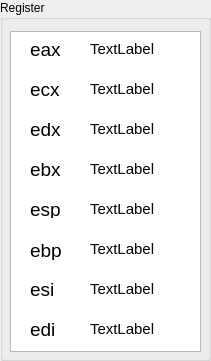
   <widget class="QGroupBox" name="Box_Reg">
    <property name="geometry">
     <rect>
      <x>990</x>
      <y>10</y>
      <width>211</width>
      <height>361</height>
     </rect>
    </property>
    <property name="contextMenuPolicy">
     <enum>Qt::NoContextMenu</enum>
    </property>
    <property name="title">
     <string>Register</string>
    </property>
    <widget class="QTableView" name="Ta_Reg">
     <property name="geometry">
      <rect>
       <x>10</x>
       <y>31</y>
       <width>191</width>
       <height>321</height>
      </rect>
     </property>
     <property name="font">
      <font>
       <pointsize>14</pointsize>
      </font>
     </property>
     <property name="autoScrollMargin">
      <number>16</number>
     </property>
    </widget>
    <widget class="QLabel" name="La_eax">
     <property name="geometry">
      <rect>
       <x>30</x>
       <y>40</y>
       <width>51</width>
       <height>18</height>
      </rect>
     </property>
     <property name="font">
      <font>
       <pointsize>14</pointsize>
      </font>
     </property>
     <property name="text">
      <string>eax</string>
     </property>
    </widget>
    <widget class="QLabel" name="La_ecx">
     <property name="geometry">
      <rect>
       <x>30</x>
       <y>80</y>
       <width>51</width>
       <height>18</height>
      </rect>
     </property>
     <property name="font">
      <font>
       <pointsize>14</pointsize>
      </font>
     </property>
     <property name="text">
      <string>ecx</string>
     </property>
    </widget>
    <widget class="QLabel" name="La_edx">
     <property name="geometry">
      <rect>
       <x>30</x>
       <y>120</y>
       <width>51</width>
       <height>18</height>
      </rect>
     </property>
     <property name="font">
      <font>
       <pointsize>14</pointsize>
      </font>
     </property>
     <property name="text">
      <string>edx</string>
     </property>
    </widget>
    <widget class="QLabel" name="La_ebx">
     <property name="geometry">
      <rect>
       <x>30</x>
       <y>160</y>
       <width>51</width>
       <height>18</height>
      </rect>
     </property>
     <property name="font">
      <font>
       <pointsize>14</pointsize>
      </font>
     </property>
     <property name="text">
      <string>ebx</string>
     </property>
    </widget>
    <widget class="QLabel" name="La_esi">
     <property name="geometry">
      <rect>
       <x>30</x>
       <y>280</y>
       <width>51</width>
       <height>18</height>
      </rect>
     </property>
     <property name="font">
      <font>
       <pointsize>14</pointsize>
      </font>
     </property>
     <property name="text">
      <string>esi</string>
     </property>
    </widget>
    <widget class="QLabel" name="La_esp">
     <property name="geometry">
      <rect>
       <x>30</x>
       <y>200</y>
       <width>51</width>
       <height>18</height>
      </rect>
     </property>
     <property name="font">
      <font>
       <pointsize>14</pointsize>
      </font>
     </property>
     <property name="text">
      <string>esp</string>
     </property>
    </widget>
    <widget class="QLabel" name="La_edi">
     <property name="geometry">
      <rect>
       <x>30</x>
       <y>320</y>
       <width>51</width>
       <height>18</height>
      </rect>
     </property>
     <property name="font">
      <font>
       <pointsize>14</pointsize>
      </font>
     </property>
     <property name="text">
      <string>edi</string>
     </property>
    </widget>
    <widget class="QLabel" name="La_ebp">
     <property name="geometry">
      <rect>
       <x>30</x>
       <y>240</y>
       <width>51</width>
       <height>20</height>
      </rect>
     </property>
     <property name="font">
      <font>
       <pointsize>14</pointsize>
      </font>
     </property>
     <property name="text">
      <string>ebp</string>
     </property>
    </widget>
    <widget class="QLabel" name="La_REAX">
     <property name="geometry">
      <rect>
       <x>90</x>
       <y>40</y>
       <width>111</width>
       <height>18</height>
      </rect>
     </property>
     <property name="font">
      <font>
       <pointsize>11</pointsize>
      </font>
     </property>
     <property name="text">
      <string>TextLabel</string>
     </property>
    </widget>
    <widget class="QLabel" name="La_RECX">
     <property name="geometry">
      <rect>
       <x>90</x>
       <y>80</y>
       <width>111</width>
       <height>18</height>
      </rect>
     </property>
     <property name="font">
      <font>
       <pointsize>11</pointsize>
      </font>
     </property>
     <property name="text">
      <string>TextLabel</string>
     </property>
    </widget>
    <widget class="QLabel" name="La_REDX">
     <property name="geometry">
      <rect>
       <x>90</x>
       <y>120</y>
       <width>111</width>
       <height>18</height>
      </rect>
     </property>
     <property name="font">
      <font>
       <pointsize>11</pointsize>
      </font>
     </property>
     <property name="text">
      <string>TextLabel</string>
     </property>
    </widget>
    <widget class="QLabel" name="La_REBX">
     <property name="geometry">
      <rect>
       <x>90</x>
       <y>160</y>
       <width>111</width>
       <height>18</height>
      </rect>
     </property>
     <property name="font">
      <font>
       <pointsize>11</pointsize>
      </font>
     </property>
     <property name="text">
      <string>TextLabel</string>
     </property>
    </widget>
    <widget class="QLabel" name="La_REDI">
     <property name="geometry">
      <rect>
       <x>90</x>
       <y>320</y>
       <width>111</width>
       <height>18</height>
      </rect>
     </property>
     <property name="font">
      <font>
       <pointsize>11</pointsize>
      </font>
     </property>
     <property name="text">
      <string>TextLabel</string>
     </property>
    </widget>
    <widget class="QLabel" name="La_RESP">
     <property name="geometry">
      <rect>
       <x>90</x>
       <y>200</y>
       <width>111</width>
       <height>18</height>
      </rect>
     </property>
     <property name="font">
      <font>
       <pointsize>11</pointsize>
      </font>
     </property>
     <property name="text">
      <string>TextLabel</string>
     </property>
    </widget>
    <widget class="QLabel" name="La_RESI">
     <property name="geometry">
      <rect>
       <x>90</x>
       <y>280</y>
       <width>111</width>
       <height>18</height>
      </rect>
     </property>
     <property name="font">
      <font>
       <pointsize>11</pointsize>
      </font>
     </property>
     <property name="text">
      <string>TextLabel</string>
     </property>
    </widget>
    <widget class="QLabel" name="La_REBP">
     <property name="geometry">
      <rect>
       <x>90</x>
       <y>240</y>
       <width>111</width>
       <height>18</height>
      </rect>
     </property>
     <property name="font">
      <font>
       <pointsize>11</pointsize>
      </font>
     </property>
     <property name="text">
      <string>TextLabel</string>
     </property>
    </widget>
   </widget>
